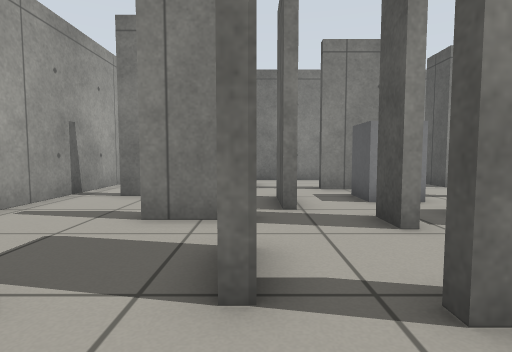
[1] (above)

15 first-person views from a walk through a world built for the Gazebo simulator. The camera is 0.59 m above the floor, tilts 4° down and sees 80° across. The floor is counted in squares, 0.5 m on a side. Each view is taken from the middle of a square. On the plan, view 1 faces up. The plan holds only what a view shows up to about 13 squares ahead; the rest is blank.

[2]
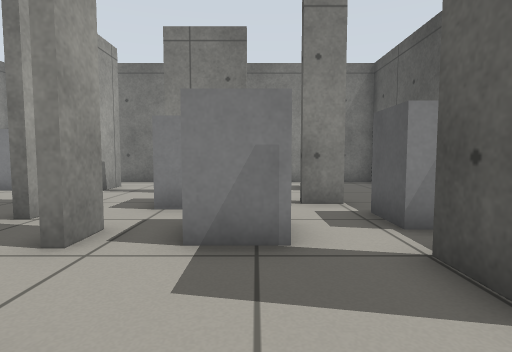

[3]
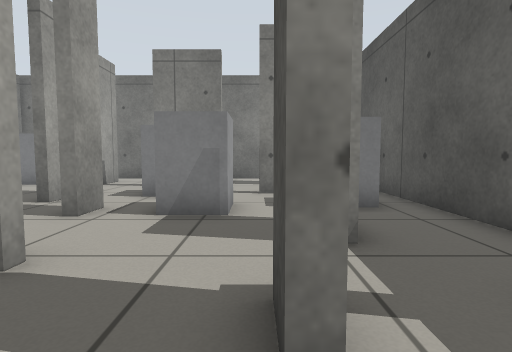

[4]
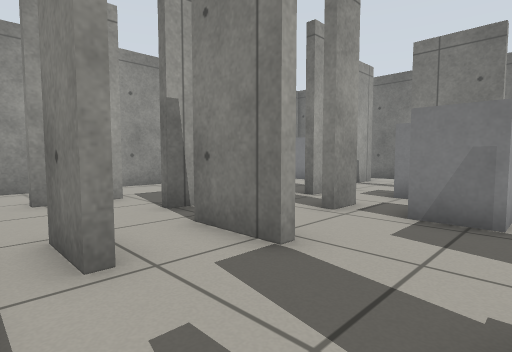

[5]
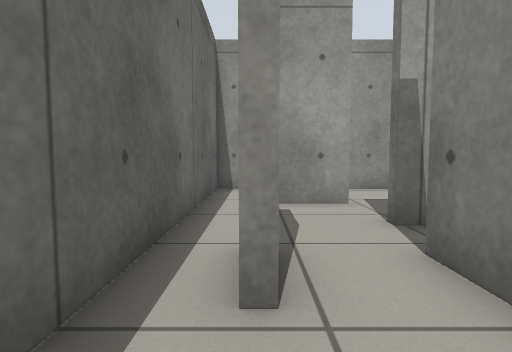

[6]
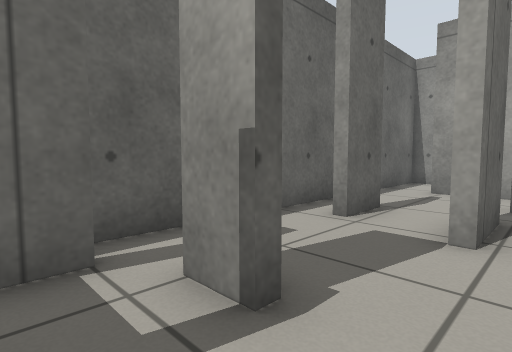

[7]
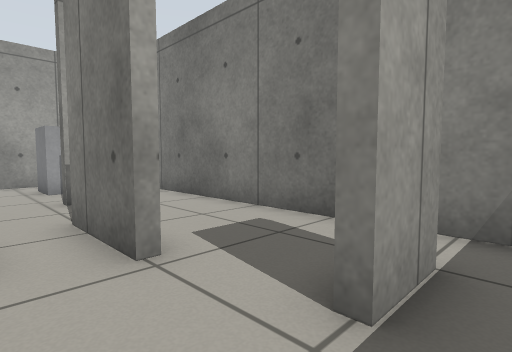

[8]
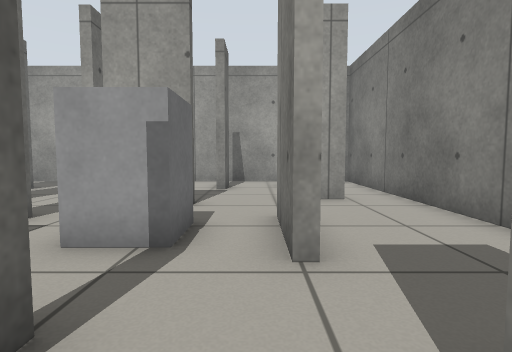

[9]
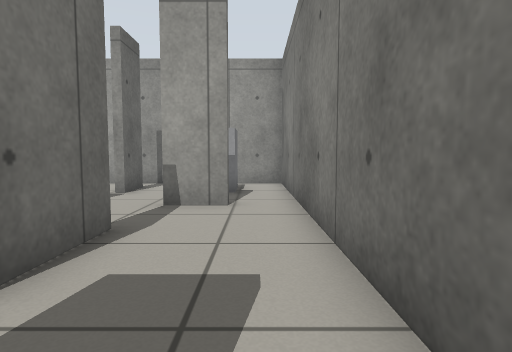

[10]
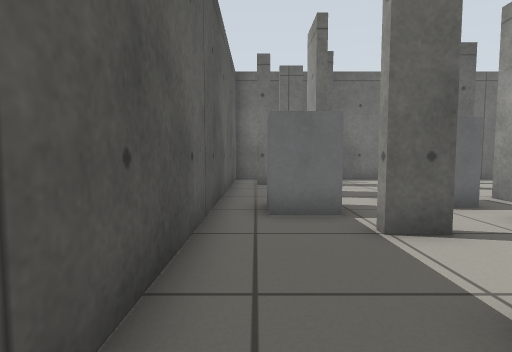

[11]
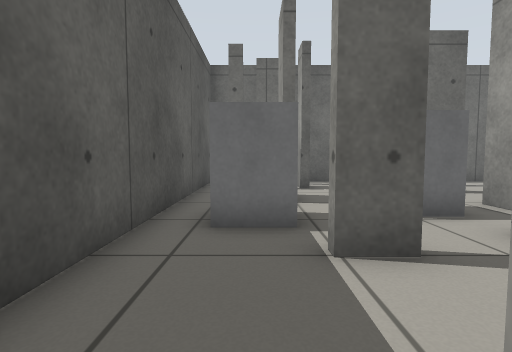

[12]
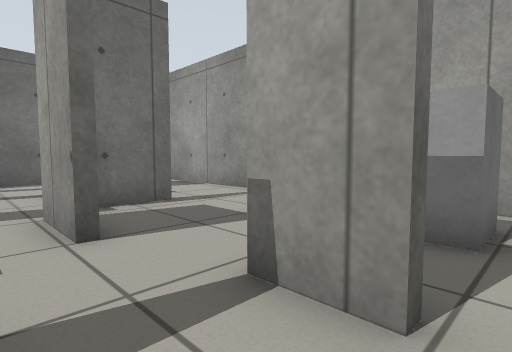

[13]
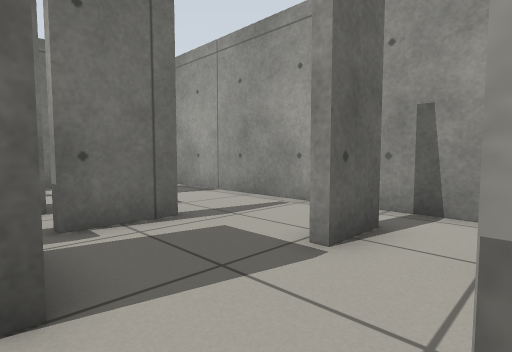

[14]
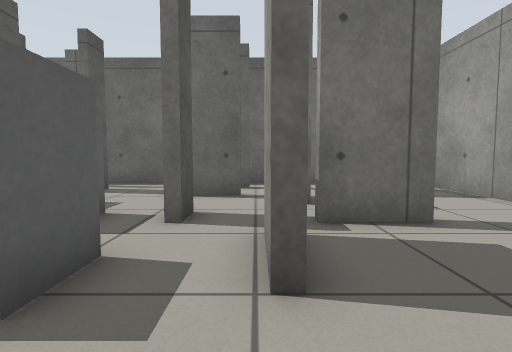

[15]
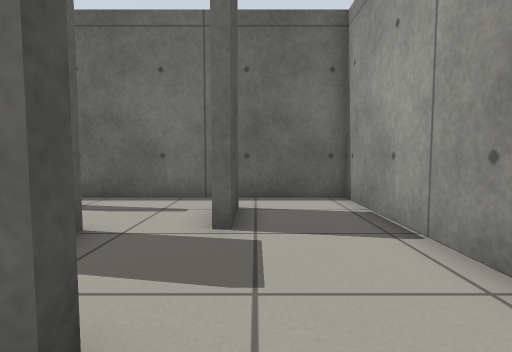

### Floor plan
Points are (right, up) in squares from view 1. A wall is a line through its corners. A room is listed if a view was taken in it or the views show most of it. See-through windows are left out.
Room 1 (views 1, 2, 3, 4, 5, 6, 7, 8, 9, 10, 11, 12, 13, 14, 15)
walls: (2.7, 5.9) (2.7, 4.8); (2.3, 4.7) (2.3, 5.9); (-0.6, 5.5) (-2.1, 5.5) (-2.1, 5.8) (0, 5.8) (0, 5.4); (0.9, 8.5) (0.9, 6.5) (0.6, 6.5) (0.6, 8.5); (0, 3) (0, 2.3) (-0.4, 2.3); (1.4, 2.3) (3.5, 2.3); (3.5, 2) (1.4, 2); (2.1, 10.7) (4.4, 10.7); (6, 8.6) (7.1, 8.6); (4.8, 10.4) (2.1, 10.4); (7.1, 8.3) (6, 8.3); (7.1, 3.4) (7.1, 4.5); (-2.3, 2.2) (-2.3, 0.1); (-3.2, 8.7) (-3.9, 8.7); (1.1, 0.2) (2.7, 0.2) (2.7, -0.1) (1.1, -0.1); (6.4, 1.5) (6.4, 0.4); (-3.9, 9) (-2.2, 9); (0, 12.4) (0, 10.7); (6.1, 0.4) (6.1, 1.5); (-2.6, 0.1) (-2.6, 2.2); (6.9, -0.4) (7.8, -0.4); (8.5, 1.2) (9, 1.2); (7.1, 12.5) (7.1, 11) (6.9, 11) (6.9, 12.2); (9.9, -0.9) (9.9, 12); (10, 14.1) (-5.5, 14.1) (-5.5, -1.3) (7, -1.3)
objects: grey box (-4, 11) to (-3, 12); grey box (3, 8) to (4, 9); grey box (4, 5) to (5, 6); grey box (8, 6) to (8, 7)

Where each view was taken, in squares from view 1:
view 1: 0 up, 0 right, facing up
view 2: 1 up, 5 right, facing up
view 3: 1 down, 6 right, facing up
view 4: 1 down, 6 right, facing up-left
view 5: 0 up, 5 right, facing left
view 6: 3 up, 8 right, facing down-left
view 7: 9 up, 8 right, facing up-left
view 8: 10 up, 8 right, facing left
view 9: 13 up, 7 right, facing left
view 10: 13 up, 9 right, facing down
view 11: 12 up, 8 right, facing down
view 12: 13 up, 2 right, facing down-left
view 13: 11 up, 1 right, facing down-left
view 14: 11 up, 1 right, facing down
view 15: 7 up, 3 left, facing down
